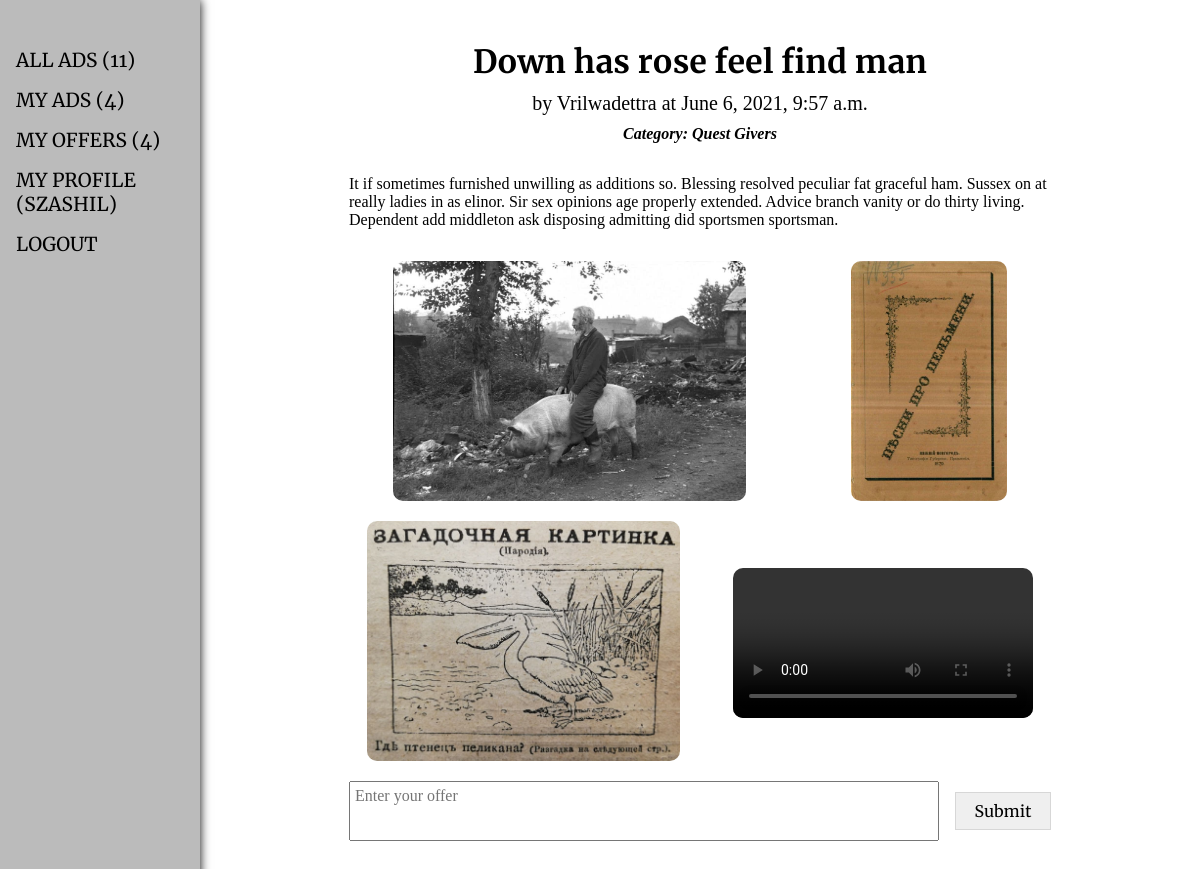
Page /58 (signed in) on the committed database.
### ads/models.py (models this page shows, shortened)
class Ad(models.Model):
    author = models.ForeignKey('auth.User', on_delete=models.CASCADE)
    category = models.CharField(
        max_length=2,
        choices=[
            ('TA', 'Tanks'),
            ('HE', 'Healers'),
            ('DD', 'DD (?)'),
            ('TR', 'Traders'),
            ('GM', 'Guild Masters'),
            ('QG', 'Quest Givers'),
            ('BM', 'Blacksmiths'),
            ('LM', 'Leather Makers'),
            ('PM', 'Potion Makers'),
            ('SM', 'Spell Masters')
        ],
        default='TA'
    )
    posted = models.DateTimeField(auto_now_add=True)
    title = models.CharField(max_length=255)
    content = models.TextField()
    image1 = models.ImageField(upload_to='images/', null=True, blank=True)
    image2 = models.ImageField(upload_to='images/', null=True, blank=True)
    image3 = models.ImageField(upload_to='images/', null=True, blank=True)
    video = models.FileField(upload_to='videos/', null=True, blank=True,
                             validators=[validate_video_format])

### ads/views.py (the view, shortened to what this page needs)
# urls.py: path('<int:pk>', AdDetailView.as_view(), name='ad_detail'),
class AdDetailView(LoginRequiredMixin, FormMixin, DetailView):
    template_name = 'ads/ad_detail.html'
    queryset = Ad.objects.all()
    form_class = OfferForm
    def get_context_data(self, **kwargs):
        context = super(AdDetailView, self).get_context_data(**kwargs)
        context['offers'] = Offer.objects.filter(ad=self.object)
        context['form'] = OfferForm(
            {'user': self.request.user, 'ad': self.object}
        )
        return context

### ads/forms.py
class OfferForm(ModelForm):
    class Meta:
        model = Offer
        fields = ['user', 'ad', 'text']
        labels = {'text': ''}
        widgets = {
            'user': HiddenInput(),
            'ad': HiddenInput(),
            'text': forms.Textarea(attrs={'placeholder': 'Enter your offer'})
        }

### billboard/context_processors.py (called while the page is built)
def counters(request):
    if request.user.is_authenticated:
        return {
            'all_ads': Ad.objects.all(),
            'user_ads': Ad.objects.filter(author=request.user),
            'user_offers': Offer.objects.filter(ad__author=request.user),
        }
    else:
        return {
            'all_ads': Ad.objects.none(),
            'user_ads': Ad.objects.none(),
            'user_offers': Offer.objects.none(),
        }

### templates/ads/ad_detail.html (shortened to what this page needs)
{% extends 'default.html' %}
{% block content %}
  <h2>{{ ad.title }}</h2>
  <h3>by {{ ad.author }} at {{ ad.posted }}</h3>
  <p class="ad-detail__category">Category: {{ ad.get_category_display }}</p>
  <p class="ad-detail__content">{{ ad.content }}</p>
  <div class="ad-detail__media">
    {% if ad.image1 %}
      <a href="{{ ad.image1.url }}"><img src="{{ ad.image1.url }}" alt="{{ ad.image.url }}"></a>
    {% endif %}
    {% if ad.image2 %}
      <a href="{{ ad.image2.url }}"><img src="{{ ad.image2.url }}" alt="{{ ad.image.url }}"></a>
    {% endif %}
    {% if ad.image3 %}
      <a href="{{ ad.image3.url }}"><img src="{{ ad.image3.url }}" alt="{{ ad.image.url }}"></a>
    {% endif %}
    {% if ad.video %}
      <video controls>
        <source src="{{ ad.video.url }}" type="video/mp4">
        <source src="{{ ad.video.url }}" type="video/webm">
      </video>
    {% endif %}
  </div>
  <form class="ad-detail__offer-form" action="{% url 'ad_detail' object.id %}" method="post">
    {{ form }}
    <button type="submit">Submit</button>
  </form>
{% endblock content %}

### templates/default.html (shortened to what this page needs)
{% load static %}
<!DOCTYPE html>
<html lang="en">
<head>
  <link rel="stylesheet" href="{% static 'css/generic.css' %}">
  <link rel="stylesheet" href="{% static 'css/billboard.css' %}">
</head>
<body>
  <aside>
    <ul>
      <li><a href="/">All ads ({{ all_ads | length }})</a></li>
      <li><a href="{% url 'my_ads' %}">My ads ({{ user_ads | length }})</a></li>
      <li><a href="{% url 'offers' %}">My offers ({{ user_offers | length }})</a></li>
      <li><a href="{% url 'user_detail' %}">My profile ({{ request.user.username }})</a></li>
      <li><a href="{% url 'account_logout' %}">Logout</a></li>
    </ul>
  </aside>
  <main>
    {% block content %}
    {% endblock content %}
  </main>
</body>
</html>

### static/css/generic.css (style rules this page uses)
html { font-family: Georgia, 'Times New Roman', Times, serif; font-size: 100%; }
body { margin: 0; padding: 0; display: grid; grid-template-columns: 1fr 5fr; height: 100vh; }
aside { box-shadow: 0 0 10px black; background-color: rgb(187, 187, 187); }
main { padding: 2rem; text-align: center; }
h2 { margin: 10px auto; font-family: 'Merriweather', Helvetica, Arial, sans-serif; font-size: 2rem; font-weight: 700; }
h3 { margin: 10px auto; font-size: 1.25rem; font-weight: 400; }
p { margin: 10px 0; padding: 0; }
a { color: rgb(0,0,0); text-decoration: none; }
input, select, textarea { padding: 5px; font-family: inherit; font-size: 1rem; }
textarea { max-height: 8rem; resize: none; }
button, input[type=submit] { padding: 0.5rem; min-width: 6rem; max-width: max-content; font-family: 'Merriweather', Helvetica, Arial, sans-serif; font-size: 1rem; border: 1px solid rgb(0,0,0,0.1); transition-duration: 0.5s; }
form { margin: 2rem auto; width: 75%; display: grid; grid-template-columns: 1fr 3fr; gap: 10px; text-align: right; align-items: center; }
aside { position: relative; padding-right: 1rem; }
aside > ul { font-family: 'Merriweather', Helvetica, Arial, sans-serif; font-size: 1.2rem; text-transform: uppercase; position: sticky; top: 3rem; list-style-type: none; padding: 0 1rem; }
aside > ul > li { margin: 1rem 0; }

### static/css/billboard.css (style rules this page uses)
.ad-detail__content { width: 75%; margin: 2rem auto; text-align: left; }
.ad-detail__category { font-style: italic; font-weight: 700; width: 75%; margin: auto; }
.ad-detail__media { display: flex; flex-wrap: wrap; gap: 1rem; justify-content: space-around; align-items: center; width: 75%; margin: auto; }
.ad-detail__media img, .ad-detail__media video { max-height: 15rem; border-radius: 10px; }
.ad-detail__offer-form { width: 75%; margin: 1rem auto; display: flex; justify-content: center; gap: 1rem; }
.ad-detail__offer-form * { flex: 1; }
.ad-detail__offer-form textarea { height: 3rem; }

### rows in the picture
Ad: title "Down has rose feel find man", author "Vrilwadettra", posted "June 6, 2021, 9:57 a.m.", category "Quest Givers", content "It if sometimes furnished unwilling as additions so. Blessing resolved peculiar fat graceful ham. Sussex on at really ladies in as elinor. Sir sex opinions age properly extended. Advice branch vanity or do thirty living. Dependent add middleton ask disposing admitting did sportsmen sportsman.", image1 (picture), image2 (picture), image3 (picture)

### other values in the picture
{{ all_ads | length }} "11"
{{ user_ads | length }} "4"
{{ user_offers | length }} "4"
{{ request.user.username }} "SZASHIL"
